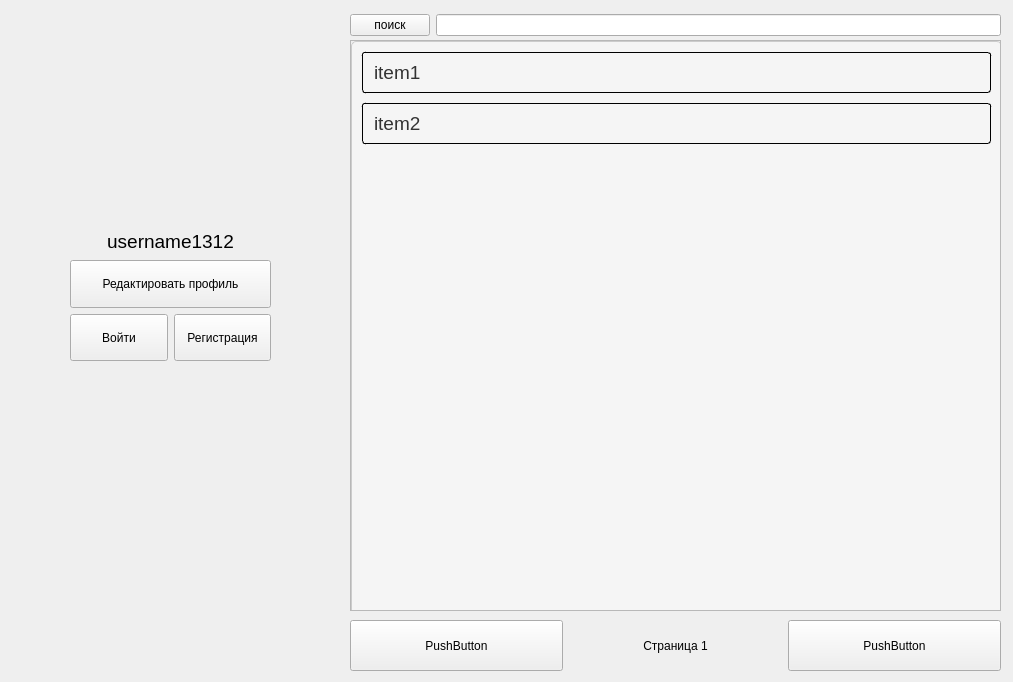
<?xml version="1.0" encoding="UTF-8"?>
<ui version="4.0">
 <class>MainWindow</class>
 <widget class="QMainWindow" name="MainWindow">
  <property name="geometry">
   <rect>
    <x>0</x>
    <y>0</y>
    <width>1013</width>
    <height>682</height>
   </rect>
  </property>
  <property name="windowTitle">
   <string>MainWindow</string>
  </property>
  <widget class="QWidget" name="centralwidget">
   <widget class="QScrollArea" name="scrollArea">
    <property name="geometry">
     <rect>
      <x>350</x>
      <y>40</y>
      <width>651</width>
      <height>571</height>
     </rect>
    </property>
    <property name="widgetResizable">
     <bool>true</bool>
    </property>
    <widget class="QWidget" name="scrollAreaWidgetContents">
     <property name="geometry">
      <rect>
       <x>0</x>
       <y>0</y>
       <width>649</width>
       <height>569</height>
      </rect>
     </property>
     <widget class="QListWidget" name="listWidget">
      <property name="geometry">
       <rect>
        <x>0</x>
        <y>0</y>
        <width>651</width>
        <height>601</height>
       </rect>
      </property>
      <property name="layoutDirection">
       <enum>Qt::LeftToRight</enum>
      </property>
      <property name="autoFillBackground">
       <bool>false</bool>
      </property>
      <property name="styleSheet">
       <string notr="true">QListWidget {
    background-color: #f5f5f5; /* Цвет фона */
    border: 1px solid #ccc; /* Граница */
    border-radius: 5px; /* Скругление углов */
    padding: 5px;
}

QListWidget::item {
    /*background-color: white; /* Фон элементов */
    color: #333; /* Цвет текста */
    padding: 8px;
    border: 1px solid;
    border-radius: 3px;
	margin: 5px;
}

QListWidget::item:hover {
    background-color: #e0e0e0; /* Цвет при наведении */
}

QListWidget::item:selected {
    background-color: #0078d7; /* Цвет выделенного элемента */
    color: white;
    border: 1px solid #005a9e;
}</string>
      </property>
      <item>
       <property name="text">
        <string>item1</string>
       </property>
       <property name="font">
        <font>
         <family>Segoe UI</family>
         <pointsize>14</pointsize>
         <weight>50</weight>
         <bold>false</bold>
        </font>
       </property>
       <property name="background">
        <brush brushstyle="NoBrush">
         <color alpha="255">
          <red>177</red>
          <green>177</green>
          <blue>177</blue>
         </color>
        </brush>
       </property>
       <property name="foreground">
        <brush brushstyle="NoBrush">
         <color alpha="255">
          <red>0</red>
          <green>0</green>
          <blue>0</blue>
         </color>
        </brush>
       </property>
      </item>
      <item>
       <property name="text">
        <string>item2</string>
       </property>
       <property name="font">
        <font>
         <family>Segoe UI</family>
         <pointsize>14</pointsize>
        </font>
       </property>
      </item>
     </widget>
    </widget>
   </widget>
   <widget class="QWidget" name="horizontalLayoutWidget">
    <property name="geometry">
     <rect>
      <x>350</x>
      <y>620</y>
      <width>651</width>
      <height>51</height>
     </rect>
    </property>
    <layout class="QHBoxLayout" name="horizontalLayout">
     <item>
      <widget class="QPushButton" name="pushButton">
       <property name="sizePolicy">
        <sizepolicy hsizetype="Minimum" vsizetype="Expanding">
         <horstretch>0</horstretch>
         <verstretch>0</verstretch>
        </sizepolicy>
       </property>
       <property name="text">
        <string>PushButton</string>
       </property>
      </widget>
     </item>
     <item>
      <widget class="QLabel" name="label">
       <property name="text">
        <string>Страница 1</string>
       </property>
       <property name="alignment">
        <set>Qt::AlignCenter</set>
       </property>
      </widget>
     </item>
     <item>
      <widget class="QPushButton" name="pushButton_2">
       <property name="sizePolicy">
        <sizepolicy hsizetype="Minimum" vsizetype="Expanding">
         <horstretch>0</horstretch>
         <verstretch>0</verstretch>
        </sizepolicy>
       </property>
       <property name="text">
        <string>PushButton</string>
       </property>
      </widget>
     </item>
    </layout>
   </widget>
   <widget class="QLabel" name="label_2">
    <property name="geometry">
     <rect>
      <x>70</x>
      <y>20</y>
      <width>200</width>
      <height>200</height>
     </rect>
    </property>
    <property name="text">
     <string/>
    </property>
    <property name="pixmap">
     <pixmap resource="res.qrc">:/images/2e2ecb46a9db18b8f47baf6f849195eb.jpg</pixmap>
    </property>
    <property name="scaledContents">
     <bool>true</bool>
    </property>
   </widget>
   <widget class="QLabel" name="label_3">
    <property name="geometry">
     <rect>
      <x>70</x>
      <y>230</y>
      <width>201</width>
      <height>31</height>
     </rect>
    </property>
    <property name="font">
     <font>
      <family>Yu Gothic UI</family>
      <pointsize>14</pointsize>
     </font>
    </property>
    <property name="text">
     <string>username1312</string>
    </property>
    <property name="alignment">
     <set>Qt::AlignHCenter|Qt::AlignTop</set>
    </property>
   </widget>
   <widget class="QWidget" name="verticalLayoutWidget">
    <property name="geometry">
     <rect>
      <x>70</x>
      <y>260</y>
      <width>201</width>
      <height>101</height>
     </rect>
    </property>
    <layout class="QVBoxLayout" name="verticalLayout">
     <item>
      <widget class="QPushButton" name="pushButton_3">
       <property name="sizePolicy">
        <sizepolicy hsizetype="Minimum" vsizetype="Expanding">
         <horstretch>0</horstretch>
         <verstretch>0</verstretch>
        </sizepolicy>
       </property>
       <property name="text">
        <string>Редактировать профиль</string>
       </property>
      </widget>
     </item>
     <item>
      <layout class="QHBoxLayout" name="horizontalLayout_3">
       <item>
        <widget class="QPushButton" name="pushButton_4">
         <property name="sizePolicy">
          <sizepolicy hsizetype="Minimum" vsizetype="Expanding">
           <horstretch>0</horstretch>
           <verstretch>0</verstretch>
          </sizepolicy>
         </property>
         <property name="text">
          <string>Войти</string>
         </property>
        </widget>
       </item>
       <item>
        <widget class="QPushButton" name="pushButton_5">
         <property name="sizePolicy">
          <sizepolicy hsizetype="Minimum" vsizetype="Expanding">
           <horstretch>0</horstretch>
           <verstretch>0</verstretch>
          </sizepolicy>
         </property>
         <property name="text">
          <string>Регистрация</string>
         </property>
        </widget>
       </item>
      </layout>
     </item>
    </layout>
   </widget>
   <widget class="QWidget" name="horizontalLayoutWidget_3">
    <property name="geometry">
     <rect>
      <x>350</x>
      <y>10</y>
      <width>651</width>
      <height>31</height>
     </rect>
    </property>
    <layout class="QHBoxLayout" name="horizontalLayout_4">
     <item>
      <widget class="QPushButton" name="pushButton_6">
       <property name="text">
        <string>поиск</string>
       </property>
      </widget>
     </item>
     <item>
      <widget class="QLineEdit" name="lineEdit"/>
     </item>
    </layout>
   </widget>
  </widget>
 </widget>
 <resources>
  <include location="res.qrc"/>
 </resources>
 <connections/>
</ui>
